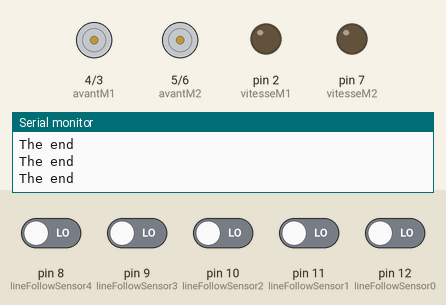
This sketch was run on a simulated Arduino Uno, built with avr-gcc and run on an emulated ATmega328P. Parts: motor-driver pin pairs drawn as motors (green arrow = first pin HIGH = forward, orange = second pin HIGH = backward, longer = more drive), output pins drawn as LEDs (lit = HIGH), the last lines printed to the serial monitor. The inputs (shaded band) are chosen by the test bench; at power-on: pin 8 (lineFollowSensor4), pin 9 (lineFollowSensor3), pin 10 (lineFollowSensor2), pin 11 (lineFollowSensor1), pin 12 (lineFollowSensor0) LOW.

Above: at 1.2 s.
1.3 s: pin 8 (lineFollowSensor4) driven HIGH and pin 9 (lineFollowSensor3) driven HIGH
At 1.9 s:
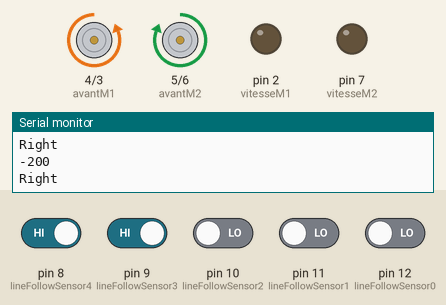
2.8 s: pin 8 (lineFollowSensor4) driven LOW
At 4.1 s:
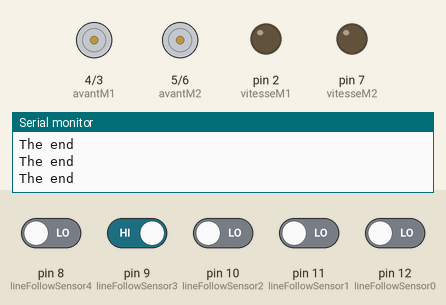
5.8 s: pin 8 (lineFollowSensor4) driven HIGH
At 6.3 s:
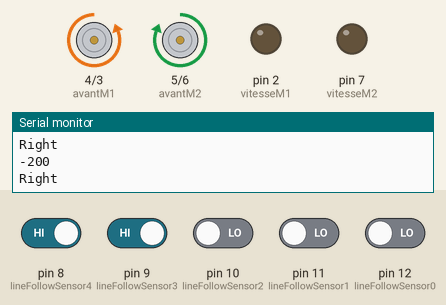
7.3 s: pin 9 (lineFollowSensor3) driven LOW
At 8.5 s:
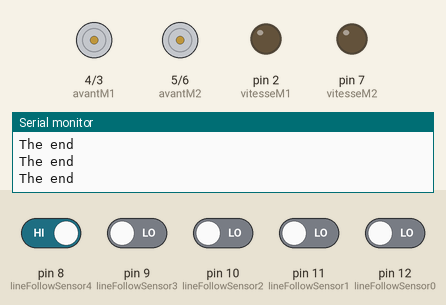
8.8 s: pin 12 (lineFollowSensor0) driven HIGH
At 10.0 s:
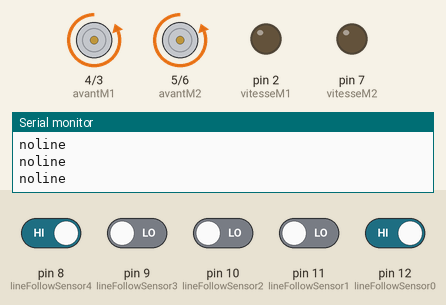
10.3 s: pin 11 (lineFollowSensor1) driven HIGH
At 11.1 s:
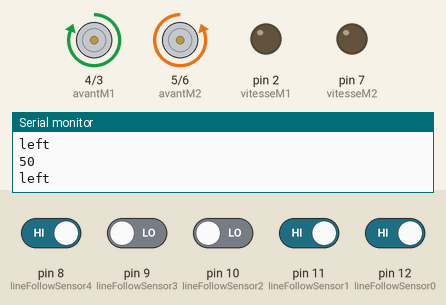
Timing chart, 0 to 12.8 s (numbered marks = the images above; inputs shaded):
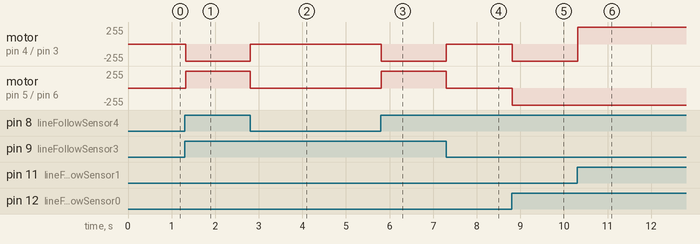

Measured:
- after the input at 1.3 s, motor on pin 4 (avantM1) / pin 3 (arriereM1): stopped → backward 255/255 at once; motor on pin 5 (avantM2) / pin 6 (arriereM2): stopped → forward 255/255 at once
- after the input at 2.8 s, motor on pin 4 (avantM1) / pin 3 (arriereM1): backward 255/255 → stopped at once; motor on pin 5 (avantM2) / pin 6 (arriereM2): forward 255/255 → stopped at once
- after the input at 5.8 s, motor on pin 4 (avantM1) / pin 3 (arriereM1): stopped → backward 255/255 at once; motor on pin 5 (avantM2) / pin 6 (arriereM2): stopped → forward 255/255 at once
- after the input at 7.3 s, motor on pin 4 (avantM1) / pin 3 (arriereM1): backward 255/255 → stopped at once; motor on pin 5 (avantM2) / pin 6 (arriereM2): forward 255/255 → stopped at once
- after the input at 8.8 s, motor on pin 4 (avantM1) / pin 3 (arriereM1), motor on pin 5 (avantM2) / pin 6 (arriereM2): stopped → backward 255/255 at once
- after the input at 10.3 s, motor on pin 4 (avantM1) / pin 3 (arriereM1): backward 255/255 → forward 255/255 at once

The sketch:

Robot_PID.ino
```cpp
/*
Created on Sat May 23 15:32:44 2020
@author: Jamal Ali
Email : jamalabdu213@gmail.com
*/
// Varaible of the eqution PID
int error,P,I=0,D;
int Kp=50,Ki=0,Kd=0,PIDvalue,previousError=0;
const int lineFollowSensor0 = 12;
const int lineFollowSensor1 = 11;
const int lineFollowSensor2 = 10;
const int lineFollowSensor3 = 9;
const int lineFollowSensor4 = 8;
int LFSensor[5]={0, 0, 0, 0, 0};
// Varaible of the motor
int vit=100;
int vitesseM1=2;
int arriereM1=3;
int avantM1=4;
int vitesseM2=7;
int arriereM2=6;
int avantM2=5;

int mode=0;
void setup() {
 // The eqution PID
  pinMode(lineFollowSensor0,INPUT);
  pinMode(lineFollowSensor1,INPUT);
  pinMode(lineFollowSensor2,INPUT);
  pinMode(lineFollowSensor3,INPUT);
  pinMode(lineFollowSensor4,INPUT);
  Serial.begin(9600);
 // The motor
  pinMode(vitesseM1,OUTPUT);
  pinMode(arriereM1,OUTPUT);
  pinMode(avantM1,OUTPUT);
  pinMode(vitesseM2,OUTPUT);
  pinMode(arriereM2,OUTPUT);
  pinMode(avantM2,OUTPUT);
}
void readsensor(){
 // Read
  LFSensor[0] = digitalRead(lineFollowSensor0);
  LFSensor[1] = digitalRead(lineFollowSensor1);
  LFSensor[2] = digitalRead(lineFollowSensor2);
  LFSensor[3] = digitalRead(lineFollowSensor3);
  LFSensor[4] = digitalRead(lineFollowSensor4);
  mode =1;
 // The error
  if((LFSensor[0]== 1 )&&(LFSensor[1]== 1 )&&(LFSensor[2]== 1)&&(LFSensor[3]== 1 )&&(LFSensor[4]== 0 )) {error = 4; mode=3;}
  else if((LFSensor[0]== 1 )&&(LFSensor[1]== 1)&&(LFSensor[2]== 0 )&&(LFSensor[3]== 0 )&&(LFSensor[4]== 0)) {mode=3;error = 4;}
  else if((LFSensor[0]== 1 )&&(LFSensor[1]== 1)&&(LFSensor[2]== 1 )&&(LFSensor[3]== 0 )&&(LFSensor[4]== 0)) {mode=3;error = 3;}
  else if((LFSensor[0]== 1 )&&(LFSensor[1]== 1)&&(LFSensor[2]== 1 )&&(LFSensor[3]== 0 )&&(LFSensor[4]== 1)) {mode=3;error = 2;}
  else if((LFSensor[0]== 1 )&&(LFSensor[1]== 1)&&(LFSensor[2]== 0 )&&(LFSensor[3]== 0 )&&(LFSensor[4]== 1)) {mode=3;error = 1;}
  else if((LFSensor[0]== 1 )&&(LFSensor[1]== 1)&&(LFSensor[2]== 0 )&&(LFSensor[3]== 1 )&&(LFSensor[4]== 1)) {mode=3;error = 0;}
  else if((LFSensor[0]== 1 )&&(LFSensor[1]== 0)&&(LFSensor[2]== 0 )&&(LFSensor[3]== 1 )&&(LFSensor[4]== 1)) {mode=3;error =- 1;}
  else if((LFSensor[0]== 1 )&&(LFSensor[1]== 0)&&(LFSensor[2]== 1 )&&(LFSensor[3]== 1 )&&(LFSensor[4]== 1)) {mode=3;error = -2;}
  else if((LFSensor[0]== 0 )&&(LFSensor[1]== 0)&&(LFSensor[2]== 1 )&&(LFSensor[3]== 1 )&&(LFSensor[4]== 1)) {mode=3;error = -3;}
  else if((LFSensor[0]== 0 )&&(LFSensor[1]== 0)&&(LFSensor[2]== 0 )&&(LFSensor[3]== 1 )&&(LFSensor[4]== 1)) {mode=3;error = -4;}
  else if((LFSensor[0]== 0 )&&(LFSensor[1]== 1)&&(LFSensor[2]== 1 )&&(LFSensor[3]== 1 )&&(LFSensor[4]== 1)) {mode=3;error = -4;}

  else if((LFSensor[0]== 0 )&&(LFSensor[1]== 0 )&&(LFSensor[2]== 0)&&(LFSensor[3]== 0 )&&(LFSensor[4]== 0 )) mode = 1;
  else if((LFSensor[0]== 1 )&&(LFSensor[1]== 1)&&(LFSensor[2]== 1 )&&(LFSensor[3]== 1 )&&(LFSensor[4]== 1)) mode = 2;
  else if((LFSensor[0]== 1 )&&(LFSensor[1]== 0)&&(LFSensor[2]== 0 )&&(LFSensor[3]== 0 )&&(LFSensor[4]== 1)) mode = 2;
 }
void calculatePID(){
  P = error;
  I = I + error;
  D = error-previousError;
  PIDvalue = (Kp*P) + (Ki*I) + (Kd*D);
  previousError = error;
  Serial.println(PIDvalue);
}
void loop() {
  readsensor();
  switch (mode)
  {
    case 1://stop
      motorstop();
      Serial.println("The end ");
      break;
    case 2://no line
      Serial.println("noline");
      motorBackward();
      break;
    case 3:
      calculatePID();
      motor();
      break;
 }
}
void motor(){
  int vit1=vit-PIDvalue;
  if(error<0){
    if (error =-2){
     vit1 = 100;
    }
    Serial.println("Right");

    analogWrite(vitesseM1,vit1);
    digitalWrite(arriereM1,HIGH);
    digitalWrite(avantM1,LOW);
    analogWrite(vitesseM2,vit1);
    digitalWrite(arriereM2,LOW);
    digitalWrite(avantM2,HIGH);
  }
  else if (error>0){
    if (error =2){
     vit1 = 100;
    }
    Serial.println("left");
    analogWrite(vitesseM1,vit1);
    digitalWrite(arriereM1,LOW);
    digitalWrite(avantM1,HIGH);
    analogWrite(vitesseM2,vit1);
    digitalWrite(arriereM2,HIGH);
    digitalWrite(avantM2,LOW);
  }
  else if (error==0){
    Serial.println("forward");
    analogWrite(vitesseM1,vit1);
    digitalWrite(arriereM1,LOW);
    digitalWrite(avantM1,HIGH);
    analogWrite(vitesseM2,vit1);
    digitalWrite(arriereM2,LOW);
    digitalWrite(avantM2,HIGH);
  }
}
void motorstop(){
   digitalWrite(avantM1,LOW);
   digitalWrite(arriereM1,LOW);
   digitalWrite(avantM2,LOW);
   digitalWrite(arriereM2,LOW);
 }
void motorBackward(){
   analogWrite(vitesseM1,50);
   digitalWrite(avantM1,LOW);
   digitalWrite(arriereM1,HIGH);
   analogWrite(vitesseM2,100);
   digitalWrite(avantM2,LOW);
   digitalWrite(arriereM2,HIGH);
 }
```
